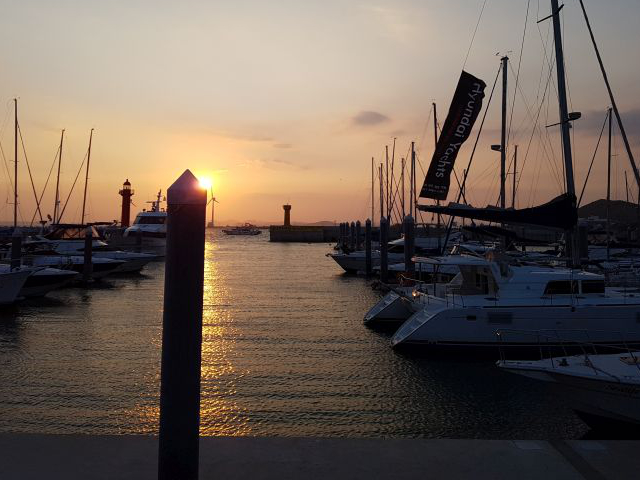
#> input picture 7_CV/Images/yate.jpg, 640 x 480 px
$ jupyter execute --allow-errors ex_hist_norm02.ipynb
#> lines starting #> are read from the running program, lines starting #| are printed output that depends on the picture
### 7_CV/cv_utils.py
## ============================================================
## 이미지 처리 공통 함수들
## ============================================================

## 모듈 로딩
import cv2
import os
import matplotlib.pyplot as plt
# import koreanize_matplotlib
import numpy as np
import matplotlib.cm as cm
import sys
import matplotlib.pyplot as plt
import numpy as np
import matplotlib.pyplot as plt
import numpy as np


import matplotlib.pyplot as plt
import numpy as np

# [82 lines left out: functions printPlots, printPlotImage, printDistance, not called in this run]

### 7_CV/Day05/ex_hist_norm02.ipynb
### [ 히스토그램과 평탄화 ] <hr>

- 픽셀값이 집중된 부분도 있고 흩어져 있는 부분들도 존재=> 정규화 사용 시 효과가 떨어짐
- 개선 방안=> 픽셀 빈도가 전체에 차지하는 비중 기반으로 변환하는 기법=> 평탄화
- 조건
    * 반드시 그레이스케일 1채널만 가능함
    * 컬러 이미지=> 그레이스케일 이미지로 변환, HSV/YUV로 변환 후 밝기 채널, 즉 V/Y 채널 사용

[cell 1]
## --------------------------
## 모듈 로딩
## --------------------------

import cv2
import os
import matplotlib.pyplot as plt
import koreanize_matplotlib
import numpy as np
import matplotlib.cm as cm
import sys
sys.path.append(r"C:\KDT14\7_CV")
import cv_utils

[cell 2]
import importlib
import cv_utils

importlib.reload(cv_utils)

from cv_utils import printPlotImage
importlib.reload(cv_utils)

from cv_utils import printPlotImage

[cell 3]
#--① 대상 영상으로 그레이 스케일로 읽기
img = cv2.imread('../Images/yate.jpg', cv2.IMREAD_GRAYSCALE)
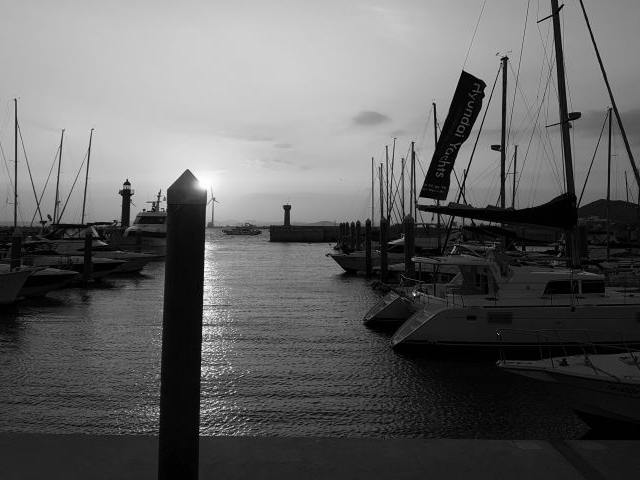
#> img: shape (480, 640); min 0, max 255, mean 98.1


rows, cols = img.shape[:2]
#> rows = 480; cols = 640
#--② 이퀄라이즈 연산을 직접 적용
hist = cv2.calcHist([img], [0], None, [256], [0, 256])   # 원본 히스토그램
#> hist = 256 values, max 5912 at index 1, min 7 at index 255, mean 1200
cdf = hist.cumsum()                                      # 누적 히스토그램
#> cdf = 256 values from 1649 to 307200
cdf_m = np.ma.masked_equal(cdf, 0)                       # 0인 값 제외

# 직접 히스토그램 평활화 공식
cdf_m = (cdf_m - cdf_m.min()) / (cdf_m.max() - cdf_m.min()) * 255
cdf = np.ma.filled(cdf_m, 0).astype('uint8')             # 다시 uint8로 변환
#> cdf = 256 values from 0 to 255
print("cdf shape:", cdf.shape)
#| cdf shape: (256,)
img2 = cdf[img]                                         # 픽셀값 매핑
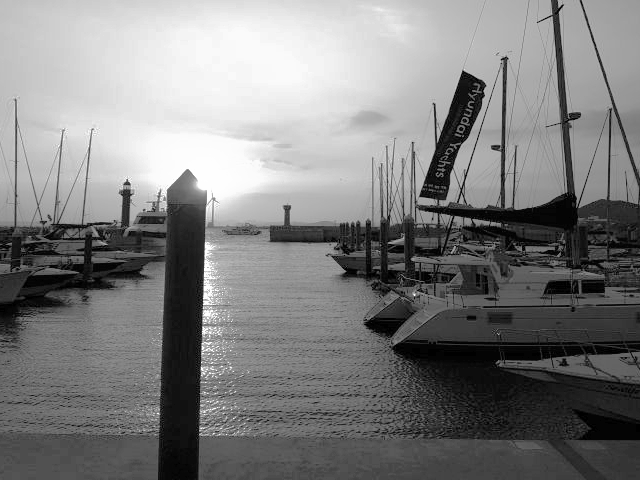
#> img2: shape (480, 640); min 0, max 255, mean 127.2

#--③ OpenCV API로 이퀄라이즈 히스토그램 적용
img3 = cv2.equalizeHist(img)

#--④ 이퀄라이즈 결과 히스토그램 계산
hist2 = cv2.calcHist([img2], [0], None, [256], [0, 256])
#> hist2 = 256 values, max 5912 at index 4, min 0 at index 1, mean 1200
hist3 = cv2.calcHist([img3], [0], None, [256], [0, 256])
#> hist3 = 256 values, max 5912 at index 5, min 0 at index 1, mean 1200

#--⑤ cv2.imshow 없이 유틸 함수로 출력
titles_ = [
    '원본',
    '단순 정규화',
    '평탄화',
    'Before Hist',
    '단순 정규화 Hist',
    '평탄화 Hist'
]
images_ = [img, img2, img3]
plots_ = [hist, hist2, hist3]
cmap_ = ['gray']
printPlotImage(2, 3, titles_, plots_, images_, cmap_)
#> in printPlotImage, `datas = images + plots`: datas = 6 items
#> in printPlotImage, `flags = ['i' for _ in range(len(images))] + ['p' for _ in range(len(pl..`: flags = ['i', 'i', 'i', 'p', 'p', 'p']
#> the loop in printPlotImage, `for ax, title, data, flag, cmap in zip(axes, titles, datas, flags, cma..` made 6 passes
#> in printPlotImage, `plt.show()`:
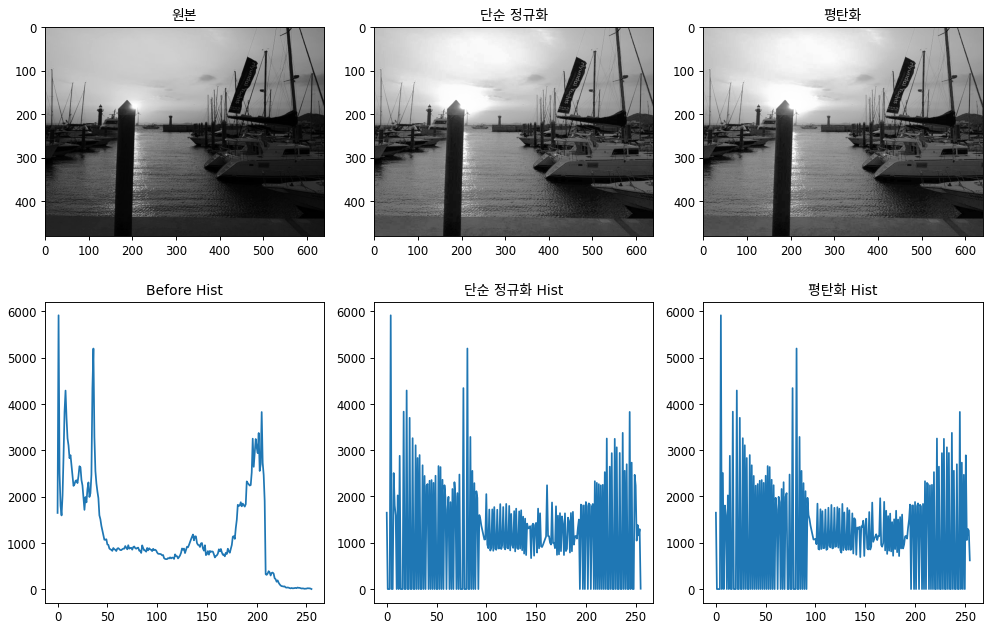
#> figure drawn by matplotlib, 6 panels; panel 4: curve peaks at x = 1, y = 5912; panel 5: curve peaks at x = 4, y = 5912; panel 6: curve peaks at x = 5, y = 5912

[cell 4]
## ============================================================
## 정규화 + 평탄화 비교 시각화
## ============================================================

## 이미지 읽기
colorNP = cv2.imread('../Images/yate.jpg')
#> colorNP is the input picture: shape (480, 640, 3); mean B, G, R 84.6, 95, 109.1

if colorNP is None:
    print('이미지를 불러오지 못했습니다. 경로를 확인하세요.')

else:
    ## OpenCV는 BGR로 읽으니까 matplotlib 출력용 RGB로 변환
    rgbNP = cv2.cvtColor(colorNP, cv2.COLOR_BGR2RGB)

    ## ============================================================
    ## [1] 정규화
    ## ============================================================

    ## MM 정규화
    mmNP = cv2.normalize(rgbNP, None, 0, 255, cv2.NORM_MINMAX)

    ## L1 정규화
    l1NP = cv2.normalize(rgbNP, None, 0, 255, cv2.NORM_L1)
#> l1NP: shape (480, 640, 3); every value is 0

    ## L2 정규화
    l2NP = cv2.normalize(rgbNP, None, 0, 255, cv2.NORM_L2)

    ## 출력용 uint8 변환
    mmNP = mmNP.astype(np.uint8)
    l1NP = l1NP.astype(np.uint8)
    l2NP = l2NP.astype(np.uint8)

    normNPs = [mmNP, l1NP, l2NP]


    ## ============================================================
    ## [2] 히스토그램 평탄화
    ## ============================================================

    ## [1] GRAY
    grayNP = cv2.cvtColor(colorNP, cv2.COLOR_BGR2GRAY)
    grayNP = cv2.equalizeHist(grayNP)

    ## [2] HSV
    hsvNP = cv2.cvtColor(colorNP, cv2.COLOR_BGR2HSV)
#> hsvNP: shape (480, 640, 3); mean H, S, V 54.6, 85, 112.4
    hsvNP[:, :, 2] = cv2.equalizeHist(hsvNP[:, :, 2])
#> hsvNP: shape (480, 640, 3); mean H, S, V 54.6, 85, 128.2

    ## [3] YUV
    yuvNP = cv2.cvtColor(colorNP, cv2.COLOR_BGR2YUV)
#> yuvNP: shape (480, 640, 3); mean of channels 0, 1, 2 98.1, 121.4, 137.7
    yuvNP[:, :, 0] = cv2.equalizeHist(yuvNP[:, :, 0])
#> yuvNP: shape (480, 640, 3); mean of channels 0, 1, 2 127.7, 121.4, 137.7


    ## ============================================================
    ## 평탄화 후 컬러스페이스 변환
    ## ============================================================

    equalNPs = [grayNP, hsvNP, yuvNP]

    flags = [
        cv2.COLOR_GRAY2RGB,
        cv2.COLOR_HSV2RGB,
        cv2.COLOR_YUV2RGB
    ]

    equalNPs = [
        cv2.cvtColor(imgNP, flag)
        for imgNP, flag in zip(equalNPs, flags)
    ]
#> equalNPs = 3 items


    ## ============================================================
    ## 시각화
    ## ============================================================

    titles_ = [
        '원본', 'MM-정규화', 'L1-정규화', 'L2-정규화',
        '원본', '그레이평탄화', 'HSV평탄화', 'YUV평탄화'
    ]

    plots_ = []

    images_ = [rgbNP] + normNPs + [rgbNP] + equalNPs
#> images_ = 8 items

    cmap_ = [None]

    printPlotImage(2, 4, titles_, plots_, images_, cmap_)
#> call 2 of printPlotImage, with nrow = 2, ncol = 4
#> in printPlotImage (call 2), `flags = ['i' for _ in range(len(images))] + ['p' for _ in range(len(pl..`: flags = ['i', 'i', 'i', 'i', 'i', 'i', 'i', 'i']
#> the loop in printPlotImage (call 2), `for ax, title, data, flag, cmap in zip(axes, titles, datas, flags, cma..` made 8 passes
#> in printPlotImage (call 2), `plt.show()`:
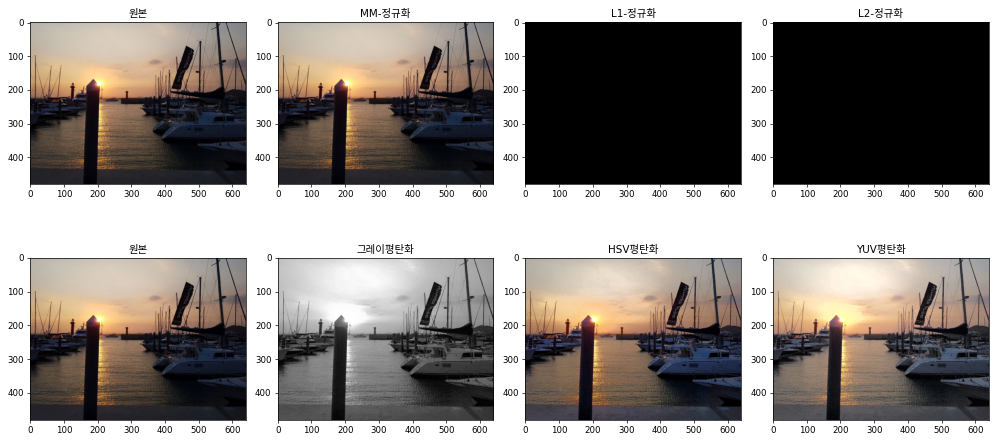
#> figure drawn by matplotlib, 8 panels

#> (a cell that did not finish here is left out)

[cell 6]
## 이미지 픽셀 데이터 분포 계산 : cv2.calcHist()
## =================================
## - 이미지객체, 채널 수, 마스크 => List
## - 값의 범위              => []
grayHist = cv2.calcHist([grayNP], [0], None, [256], [0, 256])
#> grayHist = 256 values, max 6016 at index 5, min 0 at index 1, mean 1200

print(f'[garyHist]  => 타입 : {type(grayHist)}, 형태 : {grayHist.shape},  차원 : {grayHist.ndim}D')
#| [garyHist]  => 타입 : <class 'numpy.ndarray'>, 형태 : (256, 1),  차원 : 2D

## 시각화 : 원본이미지, 픽셀분포
titles_ = ['원본', '히스토그램']
plots_, images_ = [grayHist], [grayNP]
cmap_ = ['gray']

printPlotImage(1, 2, titles_, plots_, images_, cmap_)

[cell 7]
blueNP, greenNP, redNP = cv2.split(colorNP)
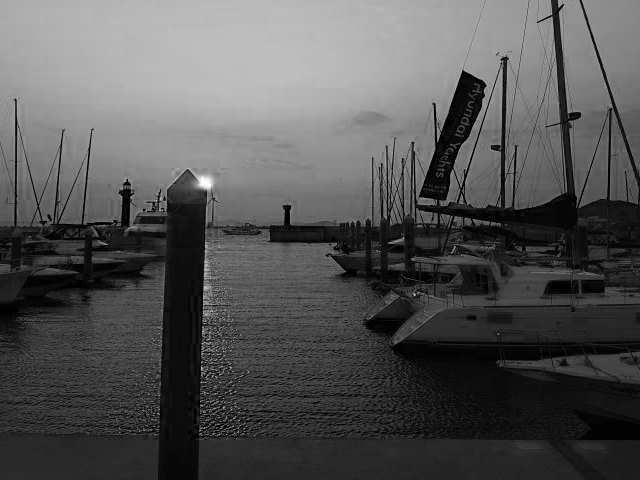
#> blueNP: shape (480, 640); min 0, max 255, mean 84.6
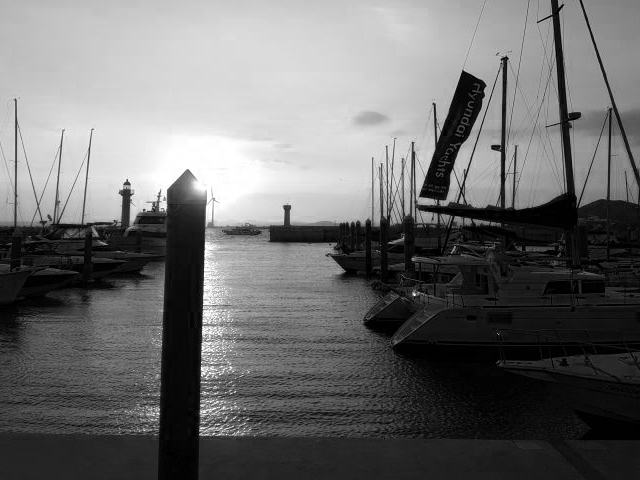
#> redNP: shape (480, 640); min 0, max 255, mean 109.1

blueHist = cv2.calcHist([blueNP], [0], None, [256], [0, 256])
#> blueHist = 256 values, max 5009 at index 40, min 0 at index 201, mean 1200
greenHist = cv2.calcHist([greenNP], [0], None, [256], [0, 256])
#> greenHist = 256 values, max 6512 at index 0, min 13 at index 246, mean 1200
redHist = cv2.calcHist([redNP], [0], None, [256], [0, 256])
#> redHist = 256 values, max 4930 at index 1, min 155 at index 242, mean 1200

titles_ = ['원본', 'blue채널 분포', 'green채널 분포', 'red 채널 분포']
plots_, images_ = [blueHist, greenHist, redHist], [colorNP]
cmap_ = [None]

printPlotImage(1, 4, titles_, plots_, images_, cmap_)
#> call 4 of printPlotImage, with nrow = 1, ncol = 4
#> in printPlotImage (call 4), `datas = images + plots`: datas = 4 items
#> in printPlotImage (call 4), `flags = ['i' for _ in range(len(images))] + ['p' for _ in range(len(pl..`: flags = ['i', 'p', 'p', 'p']
#> the loop in printPlotImage (call 4), `for ax, title, data, flag, cmap in zip(axes, titles, datas, flags, cma..` made 4 passes
#> in printPlotImage (call 4), `plt.show()`:
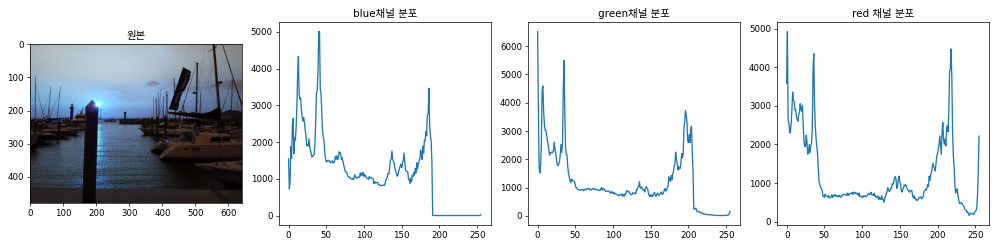
#> figure drawn by matplotlib, 4 panels; B, G, R data is drawn as R, G, B; panel 2: curve peaks at x = 40, y = 5009; panel 3: curve peaks at x = 0, y = 6512; panel 4: curve peaks at x = 1, y = 4930

[cell 8]
#--① 그레이 스케일로 영상 읽기
img = cv2.imread('../Images/abnormal.jpg', cv2.IMREAD_GRAYSCALE)
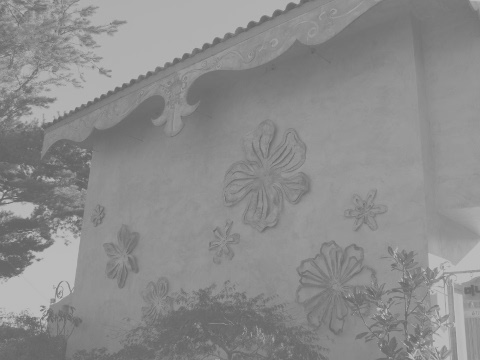
#> input picture 7_CV/Images/abnormal.jpg, 480 x 360 px
#> img is the input picture: shape (360, 480); min 96, max 194, mean 140.1

#--② 직접 연산한 정규화
img_f = img.astype(np.float32)
img_norm = ((img_f - img_f.min()) * (255) / (img_f.max() - img_f.min()))
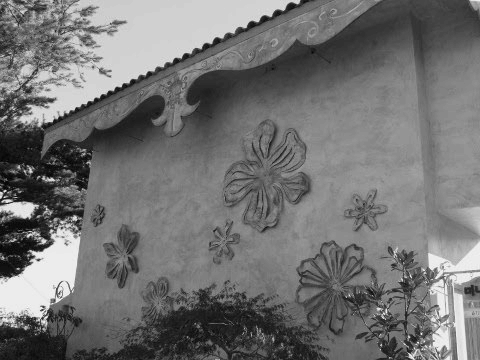
#> img_norm: shape (360, 480) float32; min 0, max 255, mean 114.7
img_norm = img_norm.astype(np.uint8)

#--③ OpenCV API를 이용한 정규화
img_norm2 = cv2.normalize(img, None, 0, 255, cv2.NORM_MINMAX)

#--④ 히스토그램 계산
hist = cv2.calcHist([img], [0], None, [256], [0, 255])
#> hist = 256 values, max 6600 at index 145, min 0 at index 0, mean 675
hist_norm = cv2.calcHist([img_norm], [0], None, [256], [0, 255])
#> hist_norm = 256 values, max 6600 at index 127, min 0 at index 1, mean 675
hist_norm2 = cv2.calcHist([img_norm2], [0], None, [256], [0, 255])
#> hist_norm2 = 256 values, max 6600 at index 128, min 0 at index 1, mean 675

cv2.imshow('Before', img)
cv2.imshow('Manual', img_norm)
cv2.imshow('cv2.normalize()', img_norm2)

hists = {'Before' : hist, 'Manual':hist_norm, 'cv2.normalize()':hist_norm2}
for i, (k, v) in enumerate(hists.items()):
    plt.subplot(1,3,i+1)
    plt.title(k)
    plt.plot(v)
#> this loop made 3 passes
plt.show()
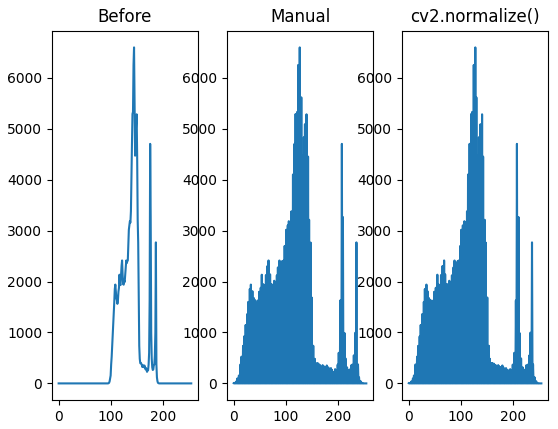
#> figure drawn by matplotlib, 3 panels; panel 1: curve peaks at x = 145, y = 6600; panel 2: curve peaks at x = 127, y = 6600; panel 3: curve peaks at x = 128, y = 6600
